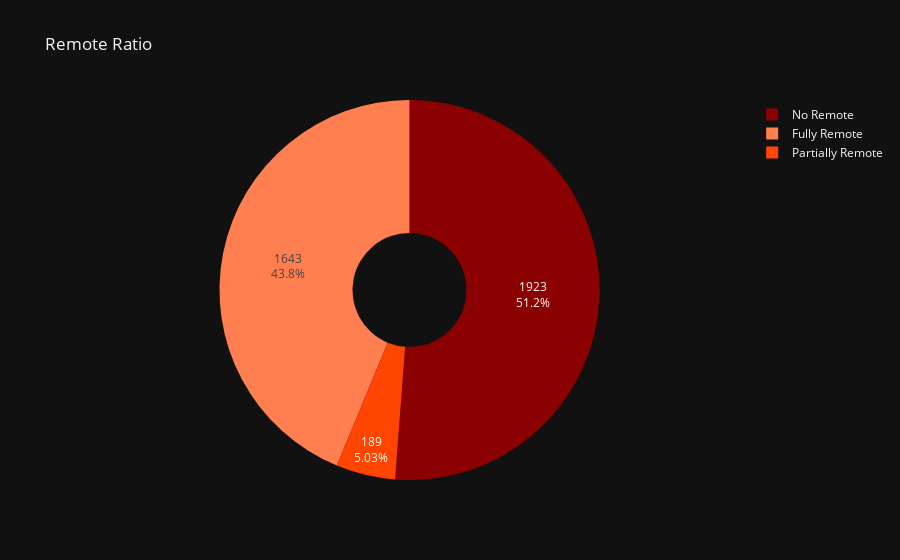

Notebook code cell kept with this figure:
### Markdown cell above
## Remote Ratio

### Code cell
remote_ratio_counts = df_salaries['remote_ratio'].value_counts()
colors=['darkred', 'coral', 'orangered']

fig = go.Figure(data=[go.Pie(labels=['No Remote', 'Fully Remote', 'Partially Remote'],
                             values=remote_ratio_counts.values,
                             hole=.3,
                             textinfo='percent+value',
                             marker_colors=colors)])
fig.update_layout(
    title_text='Remote Ratio',
    template='plotly_dark'
)
fig.show()

### Figure 1 — Plotly figure (JSON) as saved in the notebook; plotly's stock layout.template omitted (floating-point values rounded to 4 significant figures)
{"data": [{"hole": 0.3, "labels": ["No Remote", "Fully Remote", "Partially Remote"], "marker": {"colors": ["darkred", "coral", "orangered"]}, "textinfo": "percent+value", "type": "pie", "values": [1923, 1643, 189]}], "layout": {"autosize": true, "title": {"text": "Remote Ratio"}}}
